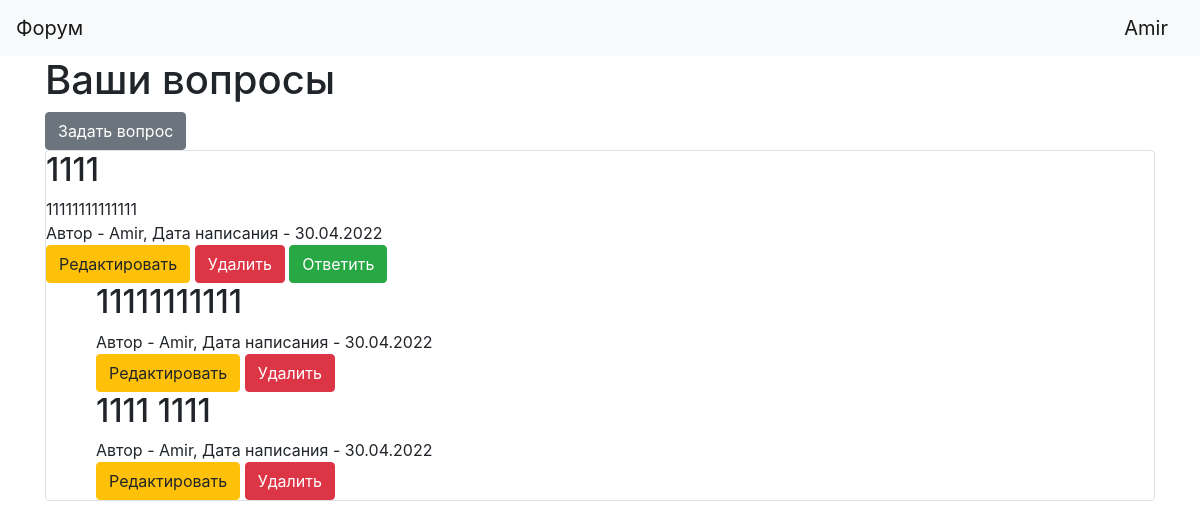
Page / (signed in) on the earlier database version.
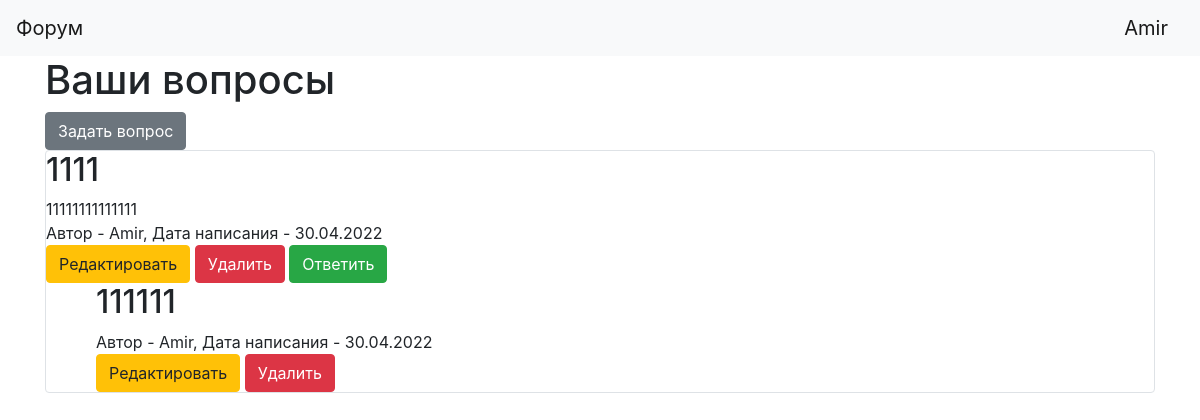
Same page on the later database version.
### data/user.py (models this page shows, shortened)
class User(SqlAlchemyBase, UserMixin):
    __tablename__ = 'users'
    id = sqlalchemy.Column(sqlalchemy.Integer,
                           primary_key=True, autoincrement=True)
    name = sqlalchemy.Column(sqlalchemy.String, nullable=True)
    about = sqlalchemy.Column(sqlalchemy.String, nullable=True)
    email = sqlalchemy.Column(sqlalchemy.String,
                              index=True, unique=True, nullable=True)
    hashed_password = sqlalchemy.Column(sqlalchemy.String, nullable=True)
    created_date = sqlalchemy.Column(sqlalchemy.String,
                                     default=datetime.datetime.now().strftime('%d.%m.%Y'))
    questions = orm.relation("Question", back_populates='user')
    answers = orm.relation("Answer", back_populates='user')

### data/question.py (models this page shows)
class Question(SqlAlchemyBase):
    __tablename__ = 'questions'
    id = sqlalchemy.Column(sqlalchemy.Integer,
                           primary_key=True, autoincrement=True)
    title = sqlalchemy.Column(sqlalchemy.String, nullable=True)
    content = sqlalchemy.Column(sqlalchemy.String, nullable=True)
    created_date = sqlalchemy.Column(sqlalchemy.String,
                                     default=datetime.datetime.now().strftime('%d.%m.%Y'))
    user_id = sqlalchemy.Column(sqlalchemy.Integer,
                                sqlalchemy.ForeignKey("users.id"))
    user = orm.relation('User')

### data/answer.py (models this page shows)
class Answer(SqlAlchemyBase):
    __tablename__ = 'answers'
    id = sqlalchemy.Column(sqlalchemy.Integer,
                           primary_key=True, autoincrement=True)
    content = sqlalchemy.Column(sqlalchemy.String, nullable=True)
    created_date = sqlalchemy.Column(sqlalchemy.String,
                                     default=datetime.datetime.now().strftime('%d.%m.%Y'))
    question_id = sqlalchemy.Column(sqlalchemy.Integer, sqlalchemy.ForeignKey("questions.id"))
    user_id = sqlalchemy.Column(sqlalchemy.Integer,
                                sqlalchemy.ForeignKey("users.id"))
    user = orm.relation('User')

### main.py (the view)
@app.route('/')
def index():
    db_sess = db_session.create_session()
    questions = []
    answers = []
    if current_user.is_authenticated:
        questions = db_sess.query(Question).filter(Question.user == current_user)
        for question in questions:
            answer = db_sess.query(Answer).filter(Answer.question_id == question.id)
            answers.append(answer)
    else:
        redirect('/login')
    return render_template('index.html', question=questions,
                           current_user=current_user, answers=answers)

### data/db_session.py (called while the page is built)
def create_session() -> Session:
    global __factory
    return __factory()

### main.py (called while the page is built)
@login_manager.user_loader
def load_user(user_id):
    db_sess = db_session.create_session()
    return db_sess.query(User).get(user_id)

### templates/index.html
{% extends "base.html" %}
{% block content %}
<h1>Ваши вопросы</h1>
{% if current_user.is_authenticated %}
    <a href="question" class="btn btn-secondary">Задать вопрос</a>
{% endif %}
{% for item in question%}
<div class="col-md6 border rounded">
    <h2>{{item.title}}</h2>
    <div>
        {{item.content}}
    </div>
    <div>
        Автор - {{item.user.name}}, Дата написания - {{item.created_date}}
    </div>
    {% if current_user.is_authenticated and current_user == item.user %}
        <div>
            <a href="/question/{{ item.id }}" class="btn btn-warning">
                Редактировать
            </a>
            <a href="/question_delete/{{ item.id }}" class="btn btn-danger">
                Удалить
            </a>
            <a href="/new_answer/{{ item.id }}" class="btn btn-success">
                Ответить
            </a>
        </div>
    {% endif %}
    {% set loop_index = loop.index0 %}
    {% for answer in answers[loop_index] %}
    <div style="padding-left:50px">
        <h2>{{answer.content}}</h2>
        <div>
            Автор - {{answer.user.name}}, Дата написания - {{answer.created_date}}
        </div>
        {% if current_user.is_authenticated and current_user == answer.user %}
            <div>
                <a href="/answer/{{ answer.id }}" class="btn btn-warning">
                    Редактировать
                </a>
                <a href="/answer_delete/{{ answer.id }}" class="btn btn-danger">
                    Удалить
                </a>
            </div>
        {% endif %}
    </div>
    {% endfor %}
</div>
{% endfor %}
{% endblock %}

### templates/base.html (shortened to what this page needs)
<!doctype html>
<html lang="en">
<head>
    <link rel="stylesheet"
          href="https://stackpath.bootstrapcdn.com/bootstrap/4.4.1/css/bootstrap.min.css"
>
</head>
<body>
<header>
    <nav class="navbar navbar-light bg-light">
        <a class="navbar-brand" href="#">Форум</a>
        {% if current_user.is_authenticated %}
            <a class="navbar-brand" href="/logout">{{ current_user.name }}</a>
        {% else %}
            <p>
                <a class="btn btn-primary " href="/register">Зарегистрироваться</a>
                <a class="btn btn-success" href="/login">Войти</a>
            </p>
        {% endif %}
    </nav>
</header>
<main role="main" class="container">
    {% block content %}{% endblock %}
</main>
</body>
</html>

Differences in the rows shown:
removed Answer: content "1111 1111", user.name "Amir", created_date "30.04.2022"
changed Answer "Amir": content "11111111111" → "111111"
